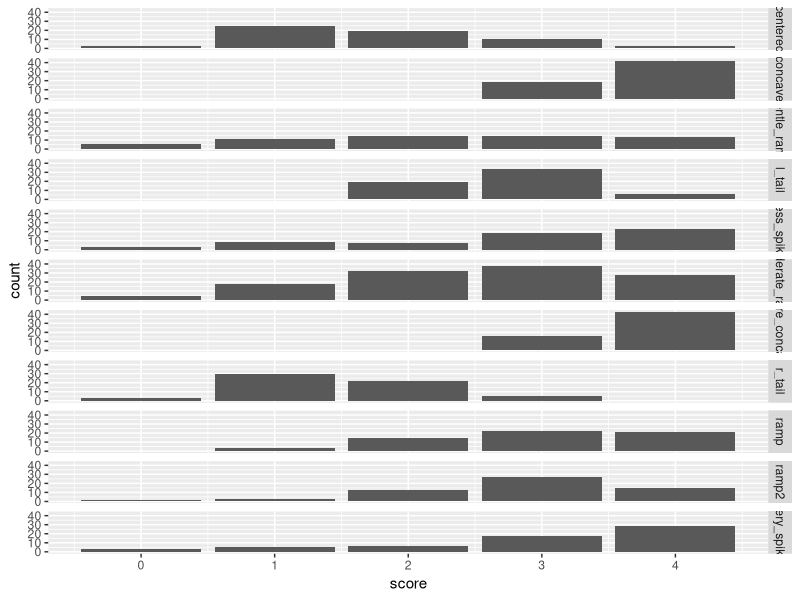
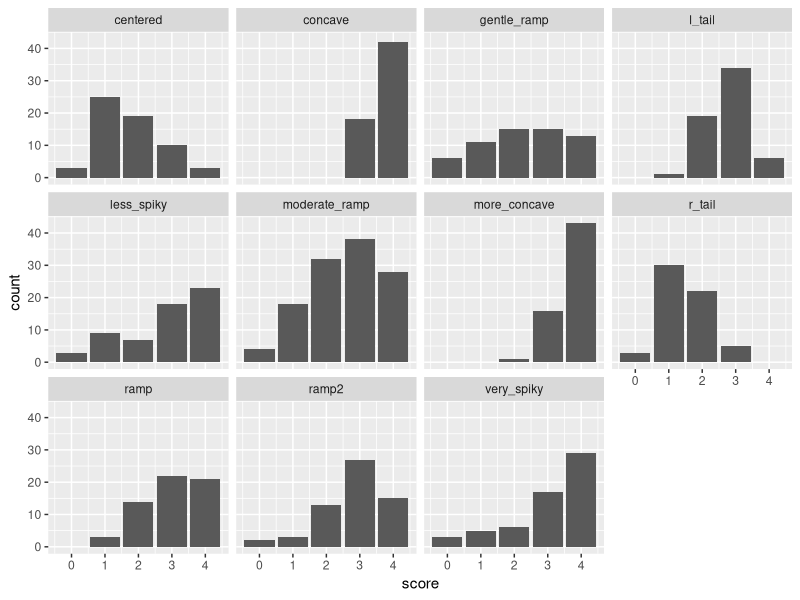
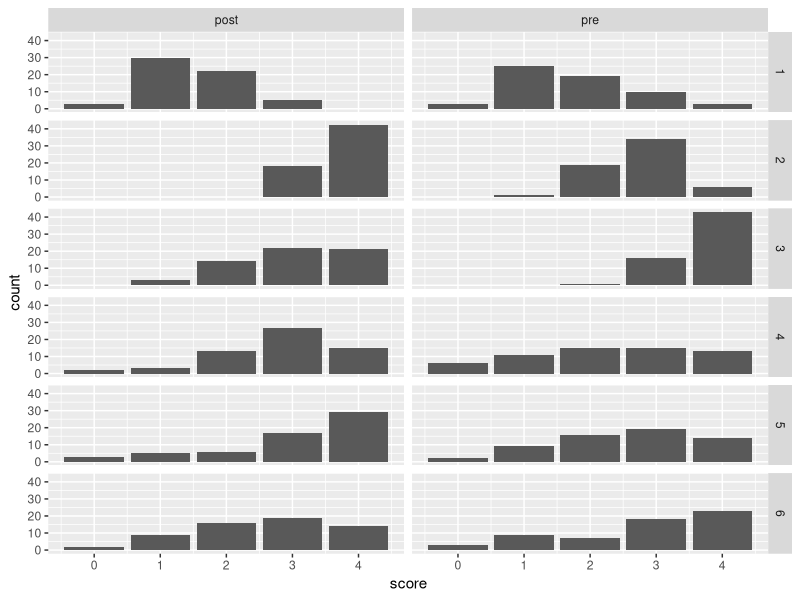
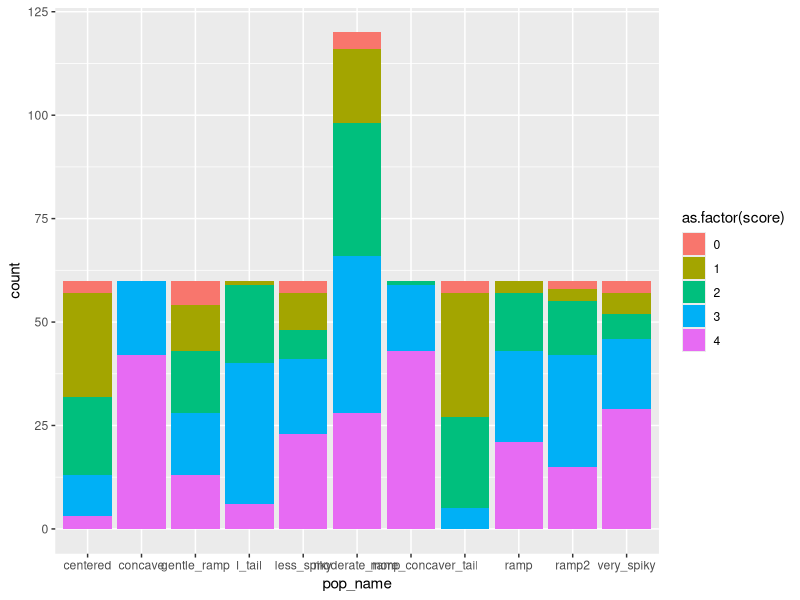

The R source for these figures, in order:
library(ggplot2)

#### GENERATE ASSORTED SAMPLES OF FAKE LIKERT DATA

samp_size = 60

likert_beta = function(n, a, b){
        round(rbeta(n, a, b) * 4)   # 0 to 4 Likert scale
}

centered      = likert_beta(samp_size, 2,   2)
r_tail        = likert_beta(samp_size, 2,   4)
l_tail        = likert_beta(samp_size, 4,   2)
concave       = likert_beta(samp_size, 8,   1)
more_concave  = likert_beta(samp_size, 8,   0.9)
ramp          = likert_beta(samp_size, 2,   0.9)
gentle_ramp   = likert_beta(samp_size, 1.1, 0.9)
ramp2         = likert_beta(samp_size, 2,   1)
moderate_ramp = likert_beta(samp_size, 1.5, 1)
very_spiky    = likert_beta(samp_size, 1.5, 0.5)
less_spiky    = likert_beta(samp_size, 1,   0.5)


#### BUILD UP A DATA FRAME

samp_names = c("centered", "r_tail", "l_tail", "concave", "more_concave", "ramp", "gentle_ramp", "ramp2", "moderate_ramp", "very_spiky", "less_spiky", "moderate_ramp")

X = data.frame(score = centered, pop_name = rep("centered", length(centered)), 
								timepoint = rep("pre", length(centered)),
								question_num = rep(1, length(centered)))
npanel = 1
for (s in samp_names[-1]){
	tp = "pre"
	if(npanel %% 2 == 1){
		tp = "post"
	}
	qn = floor(npanel / 2) + 1
	temp_vec = eval(parse(text=s))
	temp_frame = data.frame(score = temp_vec, pop_name = rep(s, length(temp_vec)), 
											timepoint = rep(tp, length(temp_vec)),
											question_num = rep(qn, length(temp_vec)))
	X = rbind(X, temp_frame)
	npanel = npanel + 1
}


#### PLOTS AND ANALYSIS

p = ggplot(X, aes(score)) + geom_bar()
p + facet_grid(rows = vars(pop_name))  # all in one col, lined up

p + facet_wrap(vars(pop_name))    # wrap, broken in several cols

p + facet_grid(rows = vars(question_num), cols = vars(timepoint)) # best one yet

g = ggplot(X, aes(pop_name))
g + geom_bar(aes(fill=as.factor(score))) # kind of like spineplot, colors not great


#### TESTS

Results = data.frame()

for (q in 1:6){
	wt = wilcox.test(X[X$question_num == q & X$timepoint == "pre", ]$score,
				X[X$question_num == q & X$timepoint == "post", ]$score)
	tt = t.test(score ~ timepoint, data = X[X$question_num == q, ])
	tab = with(X[ X$question_num == q, ], table(score, timepoint)) # 5x2 table
	catt = prop.trend.test(tab[,1], apply(tab,1, sum))
	# https://www.rdocumentation.org/packages/DescTools/versions/0.99.32/topics/CochranArmitageTest

	temp_frame = data.frame(question = q, wilcoxon_p = wt$p.value, ttest_p = tt$p.value, catt_p = catt$p.value)
	Results= rbind(Results, temp_frame)
	#print(q)
	#print(wt)
	#print(tt)
	#print(catt)
}

tapply(X$pop_name, X[,-2], length) # 5x2 tables for each of 6 questions

# T test maybe OK?
# Norman G. Adv Health Sci Educ Theory Pract. 2010 Dec;15(5):625-32. PMID 20146096.
# Sullivan & Artino. J Grad Med Educ. 2013 Dec; 5(4): 541–542. PMID 24454995.

round(Results, 8)
